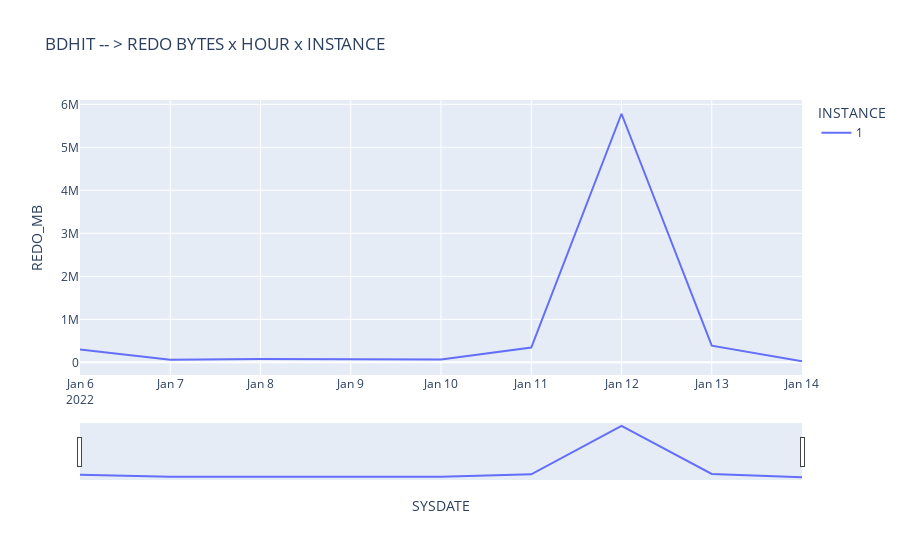

Source (notebook cell):
### Code cell
import pandas as pd
import plotly.express as px
import plotly.graph_objects as po
df = pd.read_csv('file:///Users/pmoreno/Documents/m2mjupyter/getocidisks/tinsadev.csv')
df['SYSDATE']= pd.to_datetime(df['SYSDATE'],format="%d-%m-%Y %H:%M").dt.strftime('%d-%m-%Y')
df['SYSDATE']= pd.to_datetime(df['SYSDATE'],format="%d-%m-%Y")

df['REDO_MB']=(df['VALUE'])
dfk=df.groupby(["SYSDATE", "INSTANCE"])["REDO_MB"].sum()
dfk=dfk.reset_index()
#dfk.head()
#fig = px.line(dfk, x = 'SYSDATE', y = 'REDO_MB',color='INSTANCE', title='BDHIT -- > REDO BYTES x HOUR x INSTANCE')
#fig.update_xaxes(rangeslider_visible=True)
#fig.show()

### Figure 1 — Plotly figure (JSON) as saved in the notebook; plotly's stock layout.template omitted (floating-point values rounded to 4 significant figures)
{"data": [{"hovertemplate": "INSTANCE=1<br>SYSDATE=%{x}<br>REDO_MB=%{y}<extra></extra>", "legendgroup": "1", "line": {"color": "#636efa", "dash": "solid"}, "marker": {"symbol": "circle"}, "mode": "lines", "name": "1", "orientation": "v", "showlegend": true, "type": "scatter", "x": ["2022-01-06T00:00:00", "2022-01-07T00:00:00", "2022-01-08T00:00:00", "2022-01-09T00:00:00", "2022-01-10T00:00:00", "2022-01-11T00:00:00", "2022-01-12T00:00:00", "2022-01-13T00:00:00", "2022-01-14T00:00:00"], "xaxis": "x", "y": [297623, 58021, 80776, 77516, 68491, 344674, 5780835, 388499, 25565], "yaxis": "y"}], "layout": {"legend": {"title": {"text": "INSTANCE"}, "tracegroupgap": 0}, "title": {"text": "BDHIT -- > REDO BYTES x HOUR x INSTANCE"}, "xaxis": {"anchor": "y", "domain": [0, 1], "rangeslider": {"visible": true}, "title": {"text": "SYSDATE"}}, "yaxis": {"anchor": "x", "domain": [0, 1], "title": {"text": "REDO_MB"}}}}
